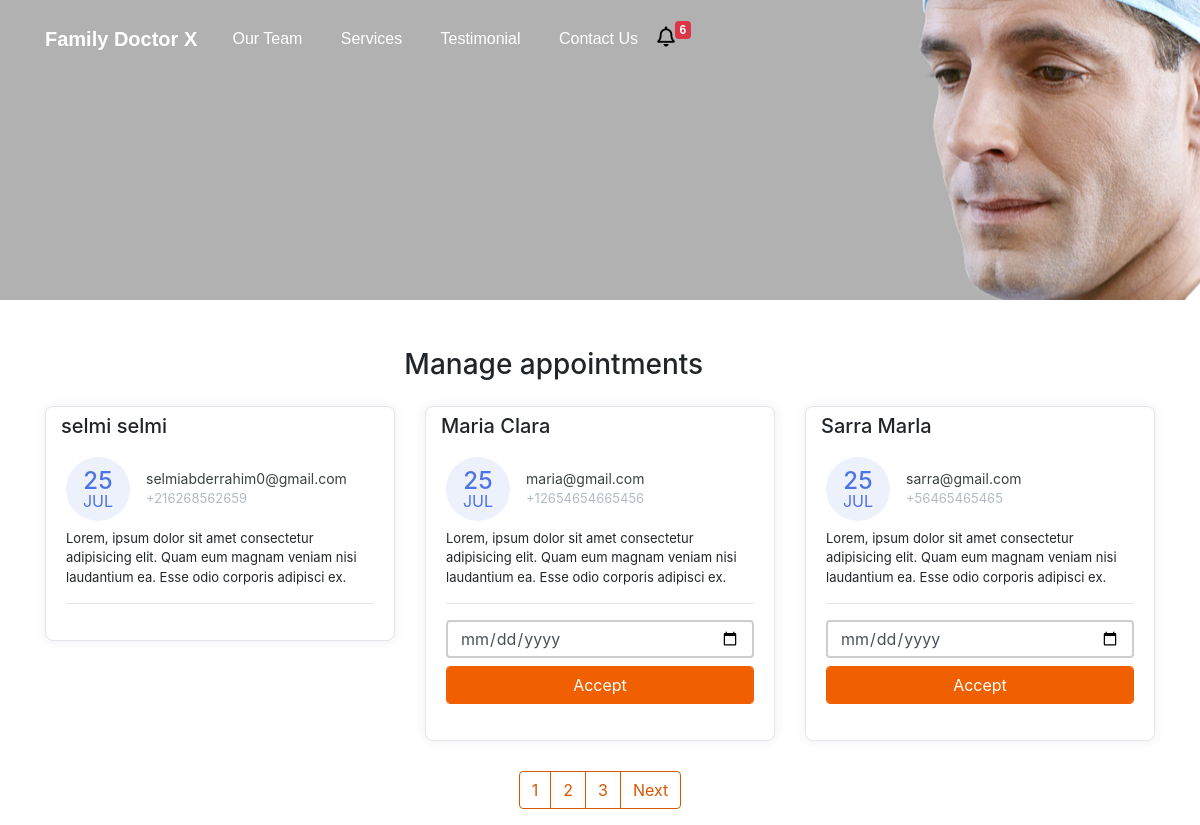
The page /manage-appointments/ on the database its author committed.
### doctor/models.py (models this page shows, shortened)
class Appointment(models.Model):
    first_name = models.CharField(max_length=50)
    last_name = models.CharField(max_length=50)
    email = models.CharField(max_length=50)
    phone = models.CharField(max_length=50)
    request = models.TextField(blank=True)
    sent_date = models.DateField(auto_now_add=True)
    accepted = models.BooleanField(default=False)
    accepted_date = models.DateField(auto_now_add=False, null=True, blank=True)
    class Meta:
        ordering = ["-sent_date"]

### doctor/views.py (the view, shortened to what this page needs)
# urls.py: path("manage-appointments/", ManageAppointmentTemplateView.as_view(), name="manage"),
class ManageAppointmentTemplateView(ListView):
    template_name = "manage-appointments.html"
    model = Appointment
    context_object_name = "appointments"
    login_required = True
    paginate_by = 3
    def get_context_data(self,*args, **kwargs):
        context = super().get_context_data(*args, **kwargs)
        appointments = Appointment.objects.all()
        context.update({
            "title":"Manage Appointments"
        })
        return context

### doctor/context_processors.py (called while the page is built)
def get_notification(request):
    count = Appointment.objects.filter(accepted=False).count()
    data = {
        "count":count
    }
    return data

### templates/manage-appointments.html (shortened to what this page needs)
{% extends 'base.html' %}
{% block content %}
    <div class="container mt-5">
        <div class="col-11 text-center mt-4 mb-4">
            <h3>
                Manage appointments
            </h3>
        </div>
        <div class="row">
        {% for app in appointments %}
            <div class="col-lg-4">
                <div class="card card-margin">
                    <div class="card-header no-border">
                        <h5 class="card-title">{{app.first_name}} {{app.last_name}}</h5>
                    </div>
                    <div class="card-body pt-0">
                        <div class="widget-49">
                            <div class="widget-49-title-wrapper">
                                <div class="widget-49-date-primary">
                                    <span class="widget-49-date-day">{{app.sent_date|date:"d"}}</span>
                                    <span class="widget-49-date-month">{{app.sent_date|date:"M"}}</span>
                                </div>
                                <div class="widget-49-meeting-info">
                                    <span class="widget-49-pro-title">{{app.email}}</span>
                                    <span class="widget-49-meeting-time">{{app.phone}}</span>
                                </div>
                            </div>
                            <div class="widget-49-meeting-points">
                                <span>{{app.request}}</span>
                            </div>
                            <hr class="w-100">
                            {% if app.accepted == False %}
                            <form method="POST" action="{% url 'manage' %}">
                            <div class="form-group">
                                <input type="date" name="date" class="form-control mb-2"
                                    placeholder="dd-mm-yyyy" value=""
                                    min="1997-01-01" max="2030-12-31">
                                <input class="btn-block btn-primary form-control" type="submit" value="Accept">
                            </div>
                            </form>
                            {% endif %}
                        </div>
                    </div>
                </div>
            </div>
        {% endfor %}
        </div>
        {% if is_paginated %}
        <div class="wrapper">
            <nav aria-label="Page navigation example">
                <ul class="pagination">
                    {% for number in page_obj.paginator.page_range %}
                    <li class="page-item"><a class="page-link" href="?page={{number}}">{{number}}</a></li>
                    {% endfor %}
                    {% if page_obj.has_next %}
                    <li class="page-item"><a class="page-link" href="?page={{page_obj.prebious_page_number}}">Next</a></li>
                    {% endif %}
                </ul>
            </nav>
        </div>
        {% endif %}
{% endblock content %}

### templates/base.html (shortened to what this page needs)
{% load static %}
<!DOCTYPE html>
<html lang="en">
<head>
  <link href="{% static 'css/bootstrap.min.css' %}" rel="stylesheet">
  <link rel="stylesheet" href="https://cdnjs.cloudflare.com/ajax/libs/font-awesome/5.15.3/css/all.min.css" />
  <link rel="stylesheet" href="{% static 'css/styles.css' %}" />
</head>
<body>
  <div class="header" style="
  background: rgb(177, 177, 177) url('../static/img/header.png') no-repeat fixed center
  {% if "appointment" in request.path %}
  max-height:300px!important;min-height:300px!important;
  {% endif %}
  ">
    <nav class="navbar navbar-dark navbar-expand-md navigation-clean-search">
        <div class="container"><a class="navbar-brand" href="{% url 'home' %}">Family Doctor X</a>
            <div class="collapse navbar-collapse"
                id="navcol-1">
                <ul class="nav navbar-nav">
                    <li class="nav-item" role="presentation">
                        <a class="nav-link active" href="#team">Our Team</a>
                    </li>
                    <li class="nav-item" role="presentation">
                        <a class="nav-link active" href="#services">Services</a>
                    </li>
                    <li class="nav-item" role="presentation">
                        <a class="nav-link active" href="#reviews">Testimonial</a>
                    </li>
                    <li class="nav-item" role="presentation">
                        <a class="nav-link active" href="#contact">Contact Us</a>
                    </li>
                  <li class="nav-item" role="presentation">
                    <a href="{% url 'manage' %}" style="float: left;cursor:pointer;" aria-expanded="true" title="You Have 6 New Appointments">
                      <i class="far fa-bell" style="font-size: 20px; float: left; color: black">
                      </i>
                  </a>
                  <span class="badge badge-danger">{{count}}</span>
                </li>
                </ul>
            </div>
        </div>
    </nav>
</div>
    {% block content %}{% endblock content %}
</body>
</html>

### static/css/styles.css (style rules this page uses)
.header { background: rgb(177, 177, 177) url("img/header.png") no-repeat fixed center; min-height: 1000px; font-family:'Source Sans Pro', sans-serif; }
@media (min-width:768px) { .header { padding-bottom:120px; } }
.header .navbar { background:transparent; padding-top:.75rem; padding-bottom:.75rem; color:#fff; border-radius:0; box-shadow:none; border:none; }
@media (min-width:768px) { .header .navbar { padding-top:1rem; padding-bottom:1rem; } }
.header .navbar .navbar-brand { font-weight:bold; color:inherit; }
.header .navbar .navbar-collapse { border-top:1px solid rgba(255,255,255,0.3); margin-top:.5rem; }
@media (min-width:768px) { .header .navbar .navbar-collapse { border-color:transparent; margin:0; } }
.header .navbar .navbar-nav a.active, .header .navbar .navbar-nav > .show .dropdown-item { background:none; box-shadow:none; }
@media (min-width: 768px) { .header .navbar-nav .nav-link { padding-left:.7rem; padding-right:.7rem; } }
@media (min-width: 992px) { .header .navbar-nav .nav-link { padding-left:1.2rem; padding-right:1.2rem; } }
.form-control { box-shadow: none !important; outline: none !important; border: 2px solid #cecece; height: 38px; }
.title-box .border,.btn-primary,.back-to-top, .logo i,.question-q-box,.social-circle li a:hover { background-color: #f16000 !important; }
.btn-primary { border: 1px solid #f16000 !important; }
@media (min-width: 768px) { .navbar-nav>li>a { padding-top: 10px; padding-bottom: 10px; } }

### rows shown on the page
Appointment: first_name "selmi", last_name "selmi", sent_date "25", sent_date "JUL", email "selmiabderrahim0@gmail.com", phone "+216268562659", request "Lorem, ipsum dolor sit amet consectetur adipisicing elit. Quam eum magnam veniam nisi laudantium ea. Esse odio corporis adipisci ex."
Appointment: first_name "Maria", last_name "Clara", sent_date "25", sent_date "JUL", email "maria@gmail.com", phone "+12654654665456", request "Lorem, ipsum dolor sit amet consectetur adipisicing elit. Quam eum magnam veniam nisi laudantium ea. Esse odio corporis adipisci ex."
Appointment: first_name "Sarra", last_name "Marla", sent_date "25", sent_date "JUL", email "sarra@gmail.com", phone "+56465465465", request "Lorem, ipsum dolor sit amet consectetur adipisicing elit. Quam eum magnam veniam nisi laudantium ea. Esse odio corporis adipisci ex."

### other values the page prints
{{ count }} "6"
{{ number }} "1" "2" "3"
